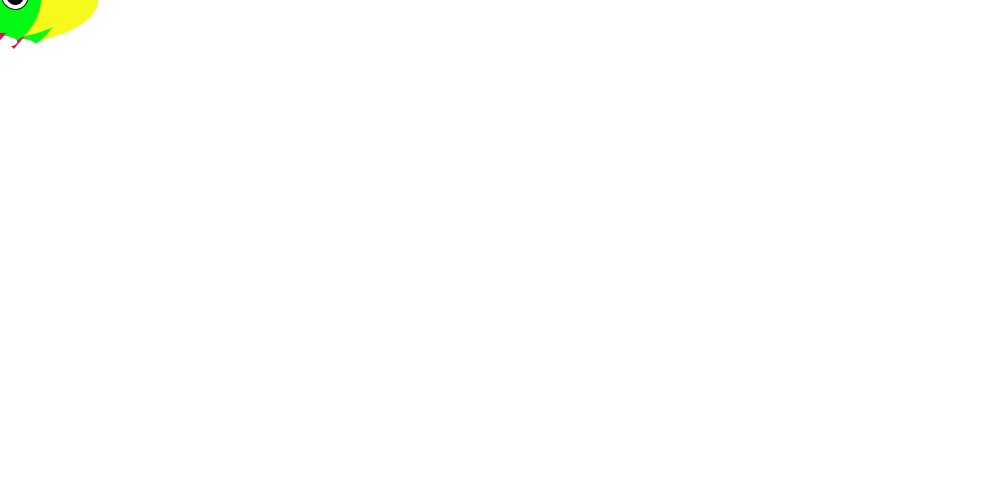
Frame 1 (no input)
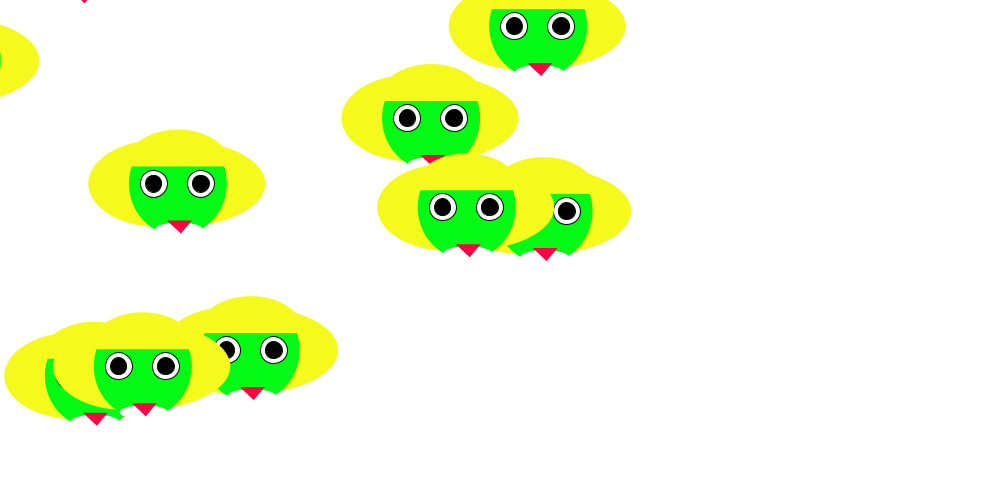
Frame 60 (the mouse pressed at the canvas centre just before this capture)
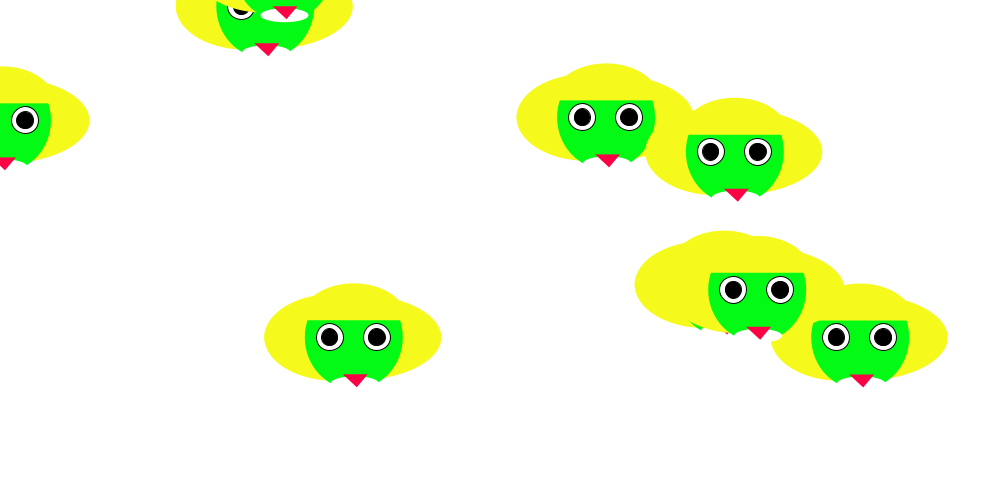
Frame 120 (the mouse held since frame 60 and released just before this capture)

The Processing sketch that drew these frames (run headless with seeded random() and noise(); from frame 60 on, the mouse is pressed at the canvas centre):

// Processing sketch: kero
// ── kero.pde
A[] kero=new A[10];

void setup() {
 size(1000,500);
 
 for(int i=0; i<kero.length; i++){
   kero[i]=new A();
 }
}

void draw(){
  background(255);
  for(int i=0; i<kero.length; i++) {
    kero[i].update();
    kero[i].bounce();
    kero[i].display();
  }
} 
// ── A.pde
class A {
  
  float varX;
  float varY;
  float xspeed;
  float yspeed;
  
  A() {
    xspeed=random(-10,10);
    yspeed=random(-10,10);
  }
  
  void update() {
    varX +=xspeed;
    varY +=yspeed;
  }
   void bounce(){
    if((varX>width-100)||(varX<-50)){
      xspeed=xspeed*-1;
    }
    if((varY>height-100)||(varY<-50)){
      yspeed=yspeed*-1;
    }
  }
  void display() {
   // ellipseMode(CENTER);
   // rectMode(CENTER);  

//Face
fill(#F6FA1C);
ellipse(varX+-17,varY+1,141,87);
ellipse(varX+1,varY+1,177,87);



fill(#03FA14);
ellipse(varX+2,varY+1,98,104);

stroke(0);
fill(255);
ellipse(varX+-22,varY+1,27,27);

fill(255);
ellipse(varX+25,varY+1,27,27);

fill(0);
ellipse(varX+-22,varY+1,16,17);
fill(0);
ellipse(varX+25,varY+1,17,17);

noStroke();
fill(255);
ellipse(varX+3,varY+47,48,14);

fill(#FA0345);
triangle(varX+5,varY+51,varX+-9,varY+38,varX+16,varY+38);

fill(#F6FA1C);
arc(varX+2,varY+-16,107,74,radians(180),radians(360));
  }
  }
